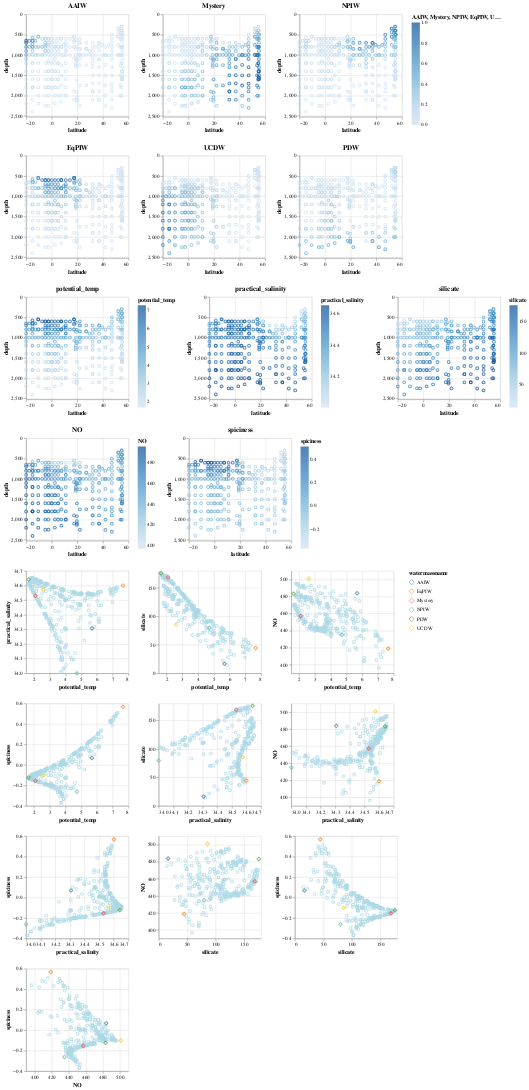

This figure's notebook cell:
### Code cell
import altair as alt
#Build an interactive visualization

CHART_WIDTH=200
CHART_HEIGHT=200
FONTSIZE=10
ROWSIZE=3

def nozero_xaxis(field_name):
  return alt.X(field_name, scale=alt.Scale(zero=False))


def nozero_yaxis(field_name, domain=None):
  if (domain is None):
    return alt.Y(field_name, scale=alt.Scale(zero=False))
  else:
    return alt.Y(field_name, scale=alt.Scale(zero=False, domain=domain))


def latdepth_scatterplot(basechart, selection,
                         property_name, altairdf):
    color = alt.condition(selection, property_name, alt.value('lightgray'))
    max_depth = np.max(altairdf["depth"])*1.05
    to_return = basechart.encode(
              nozero_xaxis("latitude"),
              nozero_yaxis("depth", domain=(max_depth,0))
           ).encode(color=color).properties(title=property_name)
    return to_return
           

def wrap_scatterplots(scatterplots, resolve_scale='shared'):
    hconcats = [
        alt.hconcat(*scatterplots[i:i+ROWSIZE]).resolve_scale(
            color=resolve_scale)
        for i in range(0,len(scatterplots), ROWSIZE)  
    ]
    return alt.vconcat(*hconcats)


def pp_scatterplot(obs_basechart, watermass_basechart,
                   property1, property2):
    return (obs_basechart.encode(nozero_xaxis(property1),
                                 nozero_yaxis(property2))
            + watermass_basechart.encode(nozero_xaxis(property1),
                                         nozero_yaxis(property2)))


def build_altair_viz(ompa_problem):
    altairdf = pd.DataFrame(ompa_problem.obs_df)
    watermass_names = []
    for water_mass_idx in range(ompa_problem.water_mass_fractions.shape[1]):
      watermass_name =\
        ompa_problem.watermass_df["watermassname"][water_mass_idx]
      watermass_names.append(watermass_name)
      altairdf[watermass_name] =\
          ompa_problem.water_mass_fractions[:,water_mass_idx]

    interval_selection = alt.selection_interval()
    tooltip_columns = (ompa_problem.params_to_use
                       + ["latitude", "longitude"]
                       + watermass_names)
    #make the linked property-property plots
    obs_basechart = alt.Chart(altairdf).mark_point().encode(
      tooltip=tooltip_columns,
      color=alt.condition(interval_selection,
                          alt.value("lightblue"),#"NPIW",
                          alt.value('lightgray'))
      ).add_selection(interval_selection).properties(
          width=CHART_WIDTH,
          height=CHART_HEIGHT)
    
    watermass_basechart =\
      alt.Chart(ompa_problem.watermass_df).mark_point(
          shape="diamond", size=50).encode(
              color="watermassname").properties(
                width=CHART_WIDTH,
                height=CHART_HEIGHT)

    #display a row that is the water mass fractions
    watermass_fraction_scatterplots = [
        latdepth_scatterplot(
            basechart=obs_basechart,
            selection=interval_selection,
            property_name=property_name,
            altairdf=altairdf)
        for property_name in watermass_names]

    the_pp_scatterplots = []
    for i in range(len(ompa_problem.params_to_use)):
        for j in range(i+1,len(ompa_problem.params_to_use)):
            the_pp_scatterplots.append(
                pp_scatterplot(
                    obs_basechart=obs_basechart,
                    watermass_basechart=watermass_basechart,
                    property1=ompa_problem.params_to_use[i],
                    property2=ompa_problem.params_to_use[j])
            )
    
    property_scatterplots = [
        latdepth_scatterplot(
            basechart=obs_basechart,
            selection=interval_selection,
            property_name=property_name,
            altairdf=altairdf)
        for property_name in ompa_problem.params_to_use]

    return alt.vconcat(
              wrap_scatterplots(watermass_fraction_scatterplots),
              wrap_scatterplots(property_scatterplots,
                                resolve_scale='independent'),
              wrap_scatterplots(the_pp_scatterplots))

build_altair_viz(ompa_setting_to_soln[
  ('inter_yesaaiw_yesmystery', None, 'weighting1')])

### Figure 1 — Vega-Lite specification as saved in the notebook (floating-point values rounded to 4 significant figures; data arrays with more than 128 entries replaced by an {"elided": "..."} marker saying what was removed)
{"config": {"view": {"continuousWidth": 400, "continuousHeight": 300}}, "vconcat": [{"vconcat": [{"hconcat": [{"mark": "point", "encoding": {"color": {"condition": {"type": "quantitative", "field": "AAIW", "selection": "selector040"}, "value": "lightgray"}, "tooltip": [{"type": "quantitative", "field": "potential_temp"}, {"type": "quantitative", "field": "practical_salinity"}, {"type": "quantitative", "field": "silicate"}, {"type": "quantitative", "field": "NO"}, {"type": "quantitative", "field": "spiciness"}, {"type": "quantitative", "field": "latitude"}, {"type": "quantitative", "field": "longitude"}, {"type": "quantitative", "field": "AAIW"}, {"type": "quantitative", "field": "Mystery"}, {"type": "quantitative", "field": "NPIW"}, {"type": "quantitative", "field": "EqPIW"}, {"type": "quantitative", "field": "UCDW"}, {"type": "quantitative", "field": "PDW"}], "x": {"type": "quantitative", "field": "latitude", "scale": {"zero": false}}, "y": {"type": "quantitative", "field": "depth", "scale": {"domain": [2521.0, 0], "zero": false}}}, "height": 200, "selection": {"selector040": {"type": "interval"}}, "title": "AAIW", "width": 200}, {"mark": "point", "encoding": {"color": {"condition": {"type": "quantitative", "field": "Mystery", "selection": "selector040"}, "value": "lightgray"}, "tooltip": [{"type": "quantitative", "field": "potential_temp"}, {"type": "quantitative", "field": "practical_salinity"}, {"type": "quantitative", "field": "silicate"}, {"type": "quantitative", "field": "NO"}, {"type": "quantitative", "field": "spiciness"}, {"type": "quantitative", "field": "latitude"}, {"type": "quantitative", "field": "longitude"}, {"type": "quantitative", "field": "AAIW"}, {"type": "quantitative", "field": "Mystery"}, {"type": "quantitative", "field": "NPIW"}, {"type": "quantitative", "field": "EqPIW"}, {"type": "quantitative", "field": "UCDW"}, {"type": "quantitative", "field": "PDW"}], "x": {"type": "quantitative", "field": "latitude", "scale": {"zero": false}}, "y": {"type": "quantitative", "field": "depth", "scale": {"domain": [2521.0, 0], "zero": false}}}, "height": 200, "selection": {"selector040": {"type": "interval"}}, "title": "Mystery", "width": 200}, {"mark": "point", "encoding": {"color": {"condition": {"type": "quantitative", "field": "NPIW", "selection": "selector040"}, "value": "lightgray"}, "tooltip": [{"type": "quantitative", "field": "potential_temp"}, {"type": "quantitative", "field": "practical_salinity"}, {"type": "quantitative", "field": "silicate"}, {"type": "quantitative", "field": "NO"}, {"type": "quantitative", "field": "spiciness"}, {"type": "quantitative", "field": "latitude"}, {"type": "quantitative", "field": "longitude"}, {"type": "quantitative", "field": "AAIW"}, {"type": "quantitative", "field": "Mystery"}, {"type": "quantitative", "field": "NPIW"}, {"type": "quantitative", "field": "EqPIW"}, {"type": "quantitative", "field": "UCDW"}, {"type": "quantitative", "field": "PDW"}], "x": {"type": "quantitative", "field": "latitude", "scale": {"zero": false}}, "y": {"type": "quantitative", "field": "depth", "scale": {"domain": [2521.0, 0], "zero": false}}}, "height": 200, "selection": {"selector040": {"type": "interval"}}, "title": "NPIW", "width": 200}], "resolve": {"scale": {"color": "shared"}}}, {"hconcat": [{"mark": "point", "encoding": {"color": {"condition": {"type": "quantitative", "field": "EqPIW", "selection": "selector040"}, "value": "lightgray"}, "tooltip": [{"type": "quantitative", "field": "potential_temp"}, {"type": "quantitative", "field": "practical_salinity"}, {"type": "quantitative", "field": "silicate"}, {"type": "quantitative", "field": "NO"}, {"type": "quantitative", "field": "spiciness"}, {"type": "quantitative", "field": "latitude"}, {"type": "quantitative", "field": "longitude"}, {"type": "quantitative", "field": "AAIW"}, {"type": "quantitative", "field": "Mystery"}, {"type": "quantitative", "field": "NPIW"}, {"type": "quantitative", "field": "EqPIW"}, {"type": "quantitative", "field": "UCDW"}, {"type": "quantitative", "field": "PDW"}], "x": {"type": "quantitative", "field": "latitude", "scale": {"zero": false}}, "y": {"type": "quantitative", "field": "depth", "scale": {"domain": [2521.0, 0], "zero": false}}}, "height": 200, "selection": {"selector040": {"type": "interval"}}, "title": "EqPIW", "width": 200}, {"mark": "point", "encoding": {"color": {"condition": {"type": "quantitative", "field": "UCDW", "selection": "selector040"}, "value": "lightgray"}, "tooltip": [{"type": "quantitative", "field": "potential_temp"}, {"type": "quantitative", "field": "practical_salinity"}, {"type": "quantitative", "field": "silicate"}, {"type": "quantitative", "field": "NO"}, {"type": "quantitative", "field": "spiciness"}, {"type": "quantitative", "field": "latitude"}, {"type": "quantitative", "field": "longitude"}, {"type": "quantitative", "field": "AAIW"}, {"type": "quantitative", "field": "Mystery"}, {"type": "quantitative", "field": "NPIW"}, {"type": "quantitative", "field": "EqPIW"}, {"type": "quantitative", "field": "UCDW"}, {"type": "quantitative", "field": "PDW"}], "x": {"type": "quantitative", "field": "latitude", "scale": {"zero": false}}, "y": {"type": "quantitative", "field": "depth", "scale": {"domain": [2521.0, 0], "zero": false}}}, "height": 200, "selection": {"selector040": {"type": "interval"}}, "title": "UCDW", "width": 200}, {"mark": "point", "encoding": {"color": {"condition": {"type": "quantitative", "field": "PDW", "selection": "selector040"}, "value": "lightgray"}, "tooltip": [{"type": "quantitative", "field": "potential_temp"}, {"type": "quantitative", "field": "practical_salinity"}, {"type": "quantitative", "field": "silicate"}, {"type": "quantitative", "field": "NO"}, {"type": "quantitative", "field": "spiciness"}, {"type": "quantitative", "field": "latitude"}, {"type": "quantitative", "field": "longitude"}, {"type": "quantitative", "field": "AAIW"}, {"type": "quantitative", "field": "Mystery"}, {"type": "quantitative", "field": "NPIW"}, {"type": "quantitative", "field": "EqPIW"}, {"type": "quantitative", "field": "UCDW"}, {"type": "quantitative", "field": "PDW"}], "x": {"type": "quantitative", "field": "latitude", "scale": {"zero": false}}, "y": {"type": "quantitative", "field": "depth", "scale": {"domain": [2521.0, 0], "zero": false}}}, "height": 200, "selection": {"selector040": {"type": "interval"}}, "title": "PDW", "width": 200}], "resolve": {"scale": {"color": "shared"}}}], "data": {"name": "data-748acd32279368725127ce5c0ea97196"}}, {"vconcat": [{"hconcat": [{"mark": "point", "encoding": {"color": {"condition": {"type": "quantitative", "field": "potential_temp", "selection": "selector040"}, "value": "lightgray"}, "tooltip": [{"type": "quantitative", "field": "potential_temp"}, {"type": "quantitative", "field": "practical_salinity"}, {"type": "quantitative", "field": "silicate"}, {"type": "quantitative", "field": "NO"}, {"type": "quantitative", "field": "spiciness"}, {"type": "quantitative", "field": "latitude"}, {"type": "quantitative", "field": "longitude"}, {"type": "quantitative", "field": "AAIW"}, {"type": "quantitative", "field": "Mystery"}, {"type": "quantitative", "field": "NPIW"}, {"type": "quantitative", "field": "EqPIW"}, {"type": "quantitative", "field": "UCDW"}, {"type": "quantitative", "field": "PDW"}], "x": {"type": "quantitative", "field": "latitude", "scale": {"zero": false}}, "y": {"type": "quantitative", "field": "depth", "scale": {"domain": [2521.0, 0], "zero": false}}}, "height": 200, "selection": {"selector040": {"type": "interval"}}, "title": "potential_temp", "width": 200}, {"mark": "point", "encoding": {"color": {"condition": {"type": "quantitative", "field": "practical_salinity", "selection": "selector040"}, "value": "lightgray"}, "tooltip": [{"type": "quantitative", "field": "potential_temp"}, {"type": "quantitative", "field": "practical_salinity"}, {"type": "quantitative", "field": "silicate"}, {"type": "quantitative", "field": "NO"}, {"type": "quantitative", "field": "spiciness"}, {"type": "quantitative", "field": "latitude"}, {"type": "quantitative", "field": "longitude"}, {"type": "quantitative", "field": "AAIW"}, {"type": "quantitative", "field": "Mystery"}, {"type": "quantitative", "field": "NPIW"}, {"type": "quantitative", "field": "EqPIW"}, {"type": "quantitative", "field": "UCDW"}, {"type": "quantitative", "field": "PDW"}], "x": {"type": "quantitative", "field": "latitude", "scale": {"zero": false}}, "y": {"type": "quantitative", "field": "depth", "scale": {"domain": [2521.0, 0], "zero": false}}}, "height": 200, "selection": {"selector040": {"type": "interval"}}, "title": "practical_salinity", "width": 200}, {"mark": "point", "encoding": {"color": {"condition": {"type": "quantitative", "field": "silicate", "selection": "selector040"}, "value": "lightgray"}, "tooltip": [{"type": "quantitative", "field": "potential_temp"}, {"type": "quantitative", "field": "practical_salinity"}, {"type": "quantitative", "field": "silicate"}, {"type": "quantitative", "field": "NO"}, {"type": "quantitative", "field": "spiciness"}, {"type": "quantitative", "field": "latitude"}, {"type": "quantitative", "field": "longitude"}, {"type": "quantitative", "field": "AAIW"}, {"type": "quantitative", "field": "Mystery"}, {"type": "quantitative", "field": "NPIW"}, {"type": "quantitative", "field": "EqPIW"}, {"type": "quantitative", "field": "UCDW"}, {"type": "quantitative", "field": "PDW"}], "x": {"type": "quantitative", "field": "latitude", "scale": {"zero": false}}, "y": {"type": "quantitative", "field": "depth", "scale": {"domain": [2521.0, 0], "zero": false}}}, "height": 200, "selection": {"selector040": {"type": "interval"}}, "title": "silicate", "width": 200}], "resolve": {"scale": {"color": "independent"}}}, {"hconcat": [{"mark": "point", "encoding": {"color": {"condition": {"type": "quantitative", "field": "NO", "selection": "selector040"}, "value": "lightgray"}, "tooltip": [{"type": "quantitative", "field": "potential_temp"}, {"type": "quantitative", "field": "practical_salinity"}, {"type": "quantitative", "field": "silicate"}, {"type": "quantitative", "field": "NO"}, {"type": "quantitative", "field": "spiciness"}, {"type": "quantitative", "field": "latitude"}, {"type": "quantitative", "field": "longitude"}, {"type": "quantitative", "field": "AAIW"}, {"type": "quantitative", "field": "Mystery"}, {"type": "quantitative", "field": "NPIW"}, {"type": "quantitative", "field": "EqPIW"}, {"type": "quantitative", "field": "UCDW"}, {"type": "quantitative", "field": "PDW"}], "x": {"type": "quantitative", "field": "latitude", "scale": {"zero": false}}, "y": {"type": "quantitative", "field": "depth", "scale": {"domain": [2521.0, 0], "zero": false}}}, "height": 200, "selection": {"selector040": {"type": "interval"}}, "title": "NO", "width": 200}, {"mark": "point", "encoding": {"color": {"condition": {"type": "quantitative", "field": "spiciness", "selection": "selector040"}, "value": "lightgray"}, "tooltip": [{"type": "quantitative", "field": "potential_temp"}, {"type": "quantitative", "field": "practical_salinity"}, {"type": "quantitative", "field": "silicate"}, {"type": "quantitative", "field": "NO"}, {"type": "quantitative", "field": "spiciness"}, {"type": "quantitative", "field": "latitude"}, {"type": "quantitative", "field": "longitude"}, {"type": "quantitative", "field": "AAIW"}, {"type": "quantitative", "field": "Mystery"}, {"type": "quantitative", "field": "NPIW"}, {"type": "quantitative", "field": "EqPIW"}, {"type": "quantitative", "field": "UCDW"}, {"type": "quantitative", "field": "PDW"}], "x": {"type": "quantitative", "field": "latitude", "scale": {"zero": false}}, "y": {"type": "quantitative", "field": "depth", "scale": {"domain": [2521.0, 0], "zero": false}}}, "height": 200, "selection": {"selector040": {"type": "interval"}}, "title": "spiciness", "width": 200}], "resolve": {"scale": {"color": "independent"}}}], "data": {"name": "data-748acd32279368725127ce5c0ea97196"}}, {"vconcat": [{"hconcat": [{"layer": [{"data": {"name": "data-748acd32279368725127ce5c0ea97196"}, "mark": "point", "encoding": {"color": {"condition": {"value": "lightblue", "selection": "selector040"}, "value": "lightgray"}, "tooltip": [{"type": "quantitative", "field": "potential_temp"}, {"type": "quantitative", "field": "practical_salinity"}, {"type": "quantitative", "field": "silicate"}, {"type": "quantitative", "field": "NO"}, {"type": "quantitative", "field": "spiciness"}, {"type": "quantitative", "field": "latitude"}, {"type": "quantitative", "field": "longitude"}, {"type": "quantitative", "field": "AAIW"}, {"type": "quantitative", "field": "Mystery"}, {"type": "quantitative", "field": "NPIW"}, {"type": "quantitative", "field": "EqPIW"}, {"type": "quantitative", "field": "UCDW"}, {"type": "quantitative", "field": "PDW"}], "x": {"type": "quantitative", "field": "potential_temp", "scale": {"zero": false}}, "y": {"type": "quantitative", "field": "practical_salinity", "scale": {"zero": false}}}, "height": 200, "selection": {"selector040": {"type": "interval"}}, "width": 200}, {"data": {"name": "data-527ca1b5d9c5c207967c766f6384d32b"}, "mark": {"type": "point", "shape": "diamond", "size": 50}, "encoding": {"color": {"type": "nominal", "field": "watermassname"}, "x": {"type": "quantitative", "field": "potential_temp", "scale": {"zero": false}}, "y": {"type": "quantitative", "field": "practical_salinity", "scale": {"zero": false}}}, "height": 200, "width": 200}]}, {"layer": [{"data": {"name": "data-748acd32279368725127ce5c0ea97196"}, "mark": "point", "encoding": {"color": {"condition": {"value": "lightblue", "selection": "selector040"}, "value": "lightgray"}, "tooltip": [{"type": "quantitative", "field": "potential_temp"}, {"type": "quantitative", "field": "practical_salinity"}, {"type": "quantitative", "field": "silicate"}, {"type": "quantitative", "field": "NO"}, {"type": "quantitative", "field": "spiciness"}, {"type": "quantitative", "field": "latitude"}, {"type": "quantitative", "field": "longitude"}, {"type": "quantitative", "field": "AAIW"}, {"type": "quantitative", "field": "Mystery"}, {"type": "quantitative", "field": "NPIW"}, {"type": "quantitative", "field": "EqPIW"}, {"type": "quantitative", "field": "UCDW"}, {"type": "quantitative", "field": "PDW"}], "x": {"type": "quantitative", "field": "potential_temp", "scale": {"zero": false}}, "y": {"type": "quantitative", "field": "silicate", "scale": {"zero": false}}}, "height": 200, "selection": {"selector040": {"type": "interval"}}, "width": 200}, {"data": {"name": "data-527ca1b5d9c5c207967c766f6384d32b"}, "mark": {"type": "point", "shape": "diamond", "size": 50}, "encoding": {"color": {"type": "nominal", "field": "watermassname"}, "x": {"type": "quantitative", "field": "potential_temp", "scale": {"zero": false}}, "y": {"type": "quantitative", "field": "silicate", "scale": {"zero": false}}}, "height": 200, "width": 200}]}, {"layer": [{"data": {"name": "data-748acd32279368725127ce5c0ea97196"}, "mark": "point", "encoding": {"color": {"condition": {"value": "lightblue", "selection": "selector040"}, "value": "lightgray"}, "tooltip": [{"type": "quantitative", "field": "potential_temp"}, {"type": "quantitative", "field": "practical_salinity"}, {"type": "quantitative", "field": "silicate"}, {"type": "quantitative", "field": "NO"}, {"type": "quantitative", "field": "spiciness"}, {"type": "quantitative", "field": "latitude"}, {"type": "quantitative", "field": "longitude"}, {"type": "quantitative", "field": "AAIW"}, {"type": "quantitative", "field": "Mystery"}, {"type": "quantitative", "field": "NPIW"}, {"type": "quantitative", "field": "EqPIW"}, {"type": "quantitative", "field": "UCDW"}, {"type": "quantitative", "field": "PDW"}], "x": {"type": "quantitative", "field": "potential_temp", "scale": {"zero": false}}, "y": {"type": "quantitative", "field": "NO", "scale": {"zero": false}}}, "height": 200, "selection": {"selector040": {"type": "interval"}}, "width": 200}, {"data": {"name": "data-527ca1b5d9c5c207967c766f6384d32b"}, "mark": {"type": "point", "shape": "diamond", "size": 50}, "encoding": {"color": {"type": "nominal", "field": "watermassname"}, "x": {"type": "quantitative", "field": "potential_temp", "scale": {"zero": false}}, "y": {"type": "quantitative", "field": "NO", "scale": {"zero": false}}}, "height": 200, "width": 200}]}], "resolve": {"scale": {"color": "shared"}}}, {"hconcat": [{"layer": [{"data": {"name": "data-748acd32279368725127ce5c0ea97196"}, "mark": "point", "encoding": {"color": {"condition": {"value": "lightblue", "selection": "selector040"}, "value": "lightgray"}, "tooltip": [{"type": "quantitative", "field": "potential_temp"}, {"type": "quantitative", "field": "practical_salinity"}, {"type": "quantitative", "field": "silicate"}, {"type": "quantitative", "field": "NO"}, {"type": "quantitative", "field": "spiciness"}, {"type": "quantitative", "field": "latitude"}, {"type": "quantitative", "field": "longitude"}, {"type": "quantitative", "field": "AAIW"}, {"type": "quantitative", "field": "Mystery"}, {"type": "quantitative", "field": "NPIW"}, {"type": "quantitative", "field": "EqPIW"}, {"type": "quantitative", "field": "UCDW"}, {"type": "quantitative", "field": "PDW"}], "x": {"type": "quantitative", "field": "potential_temp", "scale": {"zero": false}}, "y": {"type": "quantitative", "field": "spiciness", "scale": {"zero": false}}}, "height": 200, "selection": {"selector040": {"type": "interval"}}, "width": 200}, {"data": {"name": "data-527ca1b5d9c5c207967c766f6384d32b"}, "mark": {"type": "point", "shape": "diamond", "size": 50}, "encoding": {"color": {"type": "nominal", "field": "watermassname"}, "x": {"type": "quantitative", "field": "potential_temp", "scale": {"zero": false}}, "y": {"type": "quantitative", "field": "spiciness", "scale": {"zero": false}}}, "height": 200, "width": 200}]}, {"layer": [{"data": {"name": "data-748acd32279368725127ce5c0ea97196"}, "mark": "point", "encoding": {"color": {"condition": {"value": "lightblue", "selection": "selector040"}, "value": "lightgray"}, "tooltip": [{"type": "quantitative", "field": "potential_temp"}, {"type": "quantitative", "field": "practical_salinity"}, {"type": "quantitative", "field": "silicate"}, {"type": "quantitative", "field": "NO"}, {"type": "quantitative", "field": "spiciness"}, {"type": "quantitative", "field": "latitude"}, {"type": "quantitative", "field": "longitude"}, {"type": "quantitative", "field": "AAIW"}, {"type": "quantitative", "field": "Mystery"}, {"type": "quantitative", "field": "NPIW"}, {"type": "quantitative", "field": "EqPIW"}, {"type": "quantitative", "field": "UCDW"}, {"type": "quantitative", "field": "PDW"}], "x": {"type": "quantitative", "field": "practical_salinity", "scale": {"zero": false}}, "y": {"type": "quantitative", "field": "silicate", "scale": {"zero": false}}}, "height": 200, "selection": {"selector040": {"type": "interval"}}, "width": 200}, {"data": {"name": "data-527ca1b5d9c5c207967c766f6384d32b"}, "mark": {"type": "point", "shape": "diamond", "size": 50}, "encoding": {"color": {"type": "nominal", "field": "watermassname"}, "x": {"type": "quantitative", "field": "practical_salinity", "scale": {"zero": false}}, "y": {"type": "quantitative", "field": "silicate", "scale": {"zero": false}}}, "height": 200, "width": 200}]}, {"layer": [{"data": {"name": "data-748acd32279368725127ce5c0ea97196"}, "mark": "point", "encoding": {"color": {"condition": {"value": "lightblue", "selection": "selector040"}, "value": "lightgray"}, "tooltip": [{"type": "quantitative", "field": "potential_temp"}, {"type": "quantitative", "field": "practical_salinity"}, {"type": "quantitative", "field": "silicate"}, {"type": "quantitative", "field": "NO"}, {"type": "quantitative", "field": "spiciness"}, {"type": "quantitative", "field": "latitude"}, {"type": "quantitative", "field": "longitude"}, {"type": "quantitative", "field": "AAIW"}, {"type": "quantitative", "field": "Mystery"}, {"type": "quantitative", "field": "NPIW"}, {"type": "quantitative", "field": "EqPIW"}, {"type": "quantitative", "field": "UCDW"}, {"type": "quantitative", "field": "PDW"}], "x": {"type": "quantitative", "field": "practical_salinity", "scale": {"zero": false}}, "y": {"type": "quantitative", "field": "NO", "scale": {"zero": false}}}, "height": 200, "selection": {"selector040": {"type": "interval"}}, "width": 200}, {"data": {"name": "data-527ca1b5d9c5c207967c766f6384d32b"}, "mark": {"type": "point", "shape": "diamond", "size": 50}, "encoding": {"color": {"type": "nominal", "field": "watermassname"}, "x": {"type": "quantitative", "field": "practical_salinity", "scale": {"zero": false}}, "y": {"type": "quantitative", "field": "NO", "scale": {"zero": false}}}, "height": 200, "width": 200}]}], "resolve": {"scale": {"color": "shared"}}}, {"hconcat": [{"layer": [{"data": {"name": "data-748acd32279368725127ce5c0ea97196"}, "mark": "point", "encoding": {"color": {"condition": {"value": "lightblue", "selection": "selector040"}, "value": "lightgray"}, "tooltip": [{"type": "quantitative", "field": "potential_temp"}, {"type": "quantitative", "field": "practical_salinity"}, {"type": "quantitative", "field": "silicate"}, {"type": "quantitative", "field": "NO"}, {"type": "quantitative", "field": "spiciness"}, {"type": "quantitative", "field": "latitude"}, {"type": "quantitative", "field": "longitude"}, {"type": "quantitative", "field": "AAIW"}, {"type": "quantitative", "field": "Mystery"}, {"type": "quantitative", "field": "NPIW"}, {"type": "quantitative", "field": "EqPIW"}, {"type": "quantitative", "field": "UCDW"}, {"type": "quantitative", "field": "PDW"}], "x": {"type": "quantitative", "field": "practical_salinity", "scale": {"zero": false}}, "y": {"type": "quantitative", "field": "spiciness", "scale": {"zero": false}}}, "height": 200, "selection": {"selector040": {"type": "interval"}}, "width": 200}, {"data": {"name": "data-527ca1b5d9c5c207967c766f6384d32b"}, "mark": {"type": "point", "shape": "diamond", "size": 50}, "encoding": {"color": {"type": "nominal", "field": "watermassname"}, "x": {"type": "quantitative", "field": "practical_salinity", "scale": {"zero": false}}, "y": {"type": "quantitative", "field": "spiciness", "scale": {"zero": false}}}, "height": 200, "width": 200}]}, {"layer": [{"data": {"name": "data-748acd32279368725127ce5c0ea97196"}, "mark": "point", "encoding": {"color": {"condition": {"value": "lightblue", "selection": "selector040"}, "value": "lightgray"}, "tooltip": [{"type": "quantitative", "field": "potential_temp"}, {"type": "quantitative", "field": "practical_salinity"}, {"type": "quantitative", "field": "silicate"}, {"type": "quantitative", "field": "NO"}, {"type": "quantitative", "field": "spiciness"}, {"type": "quantitative", "field": "latitude"}, {"type": "quantitative", "field": "longitude"}, {"type": "quantitative", "field": "AAIW"}, {"type": "quantitative", "field": "Mystery"}, {"type": "quantitative", "field": "NPIW"}, {"type": "quantitative", "field": "EqPIW"}, {"type": "quantitative", "field": "UCDW"}, {"type": "quantitative", "field": "PDW"}], "x": {"type": "quantitative", "field": "silicate", "scale": {"zero": false}}, "y": {"type": "quantitative", "field": "NO", "scale": {"zero": false}}}, "height": 200, "selection": {"selector040": {"type": "interval"}}, "width": 200}, {"data": {"name": "data-527ca1b5d9c5c207967c766f6384d32b"}, "mark": {"type": "point", "shape": "diamond", "size": 50}, "encoding": {"color": {"type": "nominal", "field": "watermassname"}, "x": {"type": "quantitative", "field": "silicate", "scale": {"zero": false}}, "y": {"type": "quantitative", "field": "NO", "scale": {"zero": false}}}, "height": 200, "width": 200}]}, {"layer": [{"data": {"name": "data-748acd32279368725127ce5c0ea97196"}, "mark": "point", "encoding": {"color": {"condition": {"value": "lightblue", "selection": "selector040"}, "value": "lightgray"}, "tooltip": [{"type": "quantitative", "field": "potential_temp"}, {"type": "quantitative", "field": "practical_salinity"}, {"type": "quantitative", "field": "silicate"}, {"type": "quantitative", "field": "NO"}, {"type": "quantitative", "field": "spiciness"}, {"type": "quantitative", "field": "latitude"}, {"type": "quantitative", "field": "longitude"}, {"type": "quantitative", "field": "AAIW"}, {"type": "quantitative", "field": "Mystery"}, {"type": "quantitative", "field": "NPIW"}, {"type": "quantitative", "field": "EqPIW"}, {"type": "quantitative", "field": "UCDW"}, {"type": "quantitative", "field": "PDW"}], "x": {"type": "quantitative", "field": "silicate", "scale": {"zero": false}}, "y": {"type": "quantitative", "field": "spiciness", "scale": {"zero": false}}}, "height": 200, "selection": {"selector040": {"type": "interval"}}, "width": 200}, {"data": {"name": "data-527ca1b5d9c5c207967c766f6384d32b"}, "mark": {"type": "point", "shape": "diamond", "size": 50}, "encoding": {"color": {"type": "nominal", "field": "watermassname"}, "x": {"type": "quantitative", "field": "silicate", "scale": {"zero": false}}, "y": {"type": "quantitative", "field": "spiciness", "scale": {"zero": false}}}, "height": 200, "width": 200}]}], "resolve": {"scale": {"color": "shared"}}}, {"hconcat": [{"layer": [{"data": {"name": "data-748acd32279368725127ce5c0ea97196"}, "mark": "point", "encoding": {"color": {"condition": {"value": "lightblue", "selection": "selector040"}, "value": "lightgray"}, "tooltip": [{"type": "quantitative", "field": "potential_temp"}, {"type": "quantitative", "field": "practical_salinity"}, {"type": "quantitative", "field": "silicate"}, {"type": "quantitative", "field": "NO"}, {"type": "quantitative", "field": "spiciness"}, {"type": "quantitative", "field": "latitude"}, {"type": "quantitative", "field": "longitude"}, {"type": "quantitative", "field": "AAIW"}, {"type": "quantitative", "field": "Mystery"}, {"type": "quantitative", "field": "NPIW"}, {"type": "quantitative", "field": "EqPIW"}, {"type": "quantitative", "field": "UCDW"}, {"type": "quantitative", "field": "PDW"}], "x": {"type": "quantitative", "field": "NO", "scale": {"zero": false}}, "y": {"type": "quantitative", "field": "spiciness", "scale": {"zero": false}}}, "height": 200, "selection": {"selector040": {"type": "interval"}}, "width": 200}, {"data": {"name": "data-527ca1b5d9c5c207967c766f6384d32b"}, "mark": {"type": "point", "shape": "diamond", "size": 50}, "encoding": {"color": {"type": "nominal", "field": "watermassname"}, "x": {"type": "quantitative", "field": "NO", "scale": {"zero": false}}, "y": {"type": "quantitative", "field": "spiciness", "scale": {"zero": false}}}, "height": 200, "width": 200}]}], "resolve": {"scale": {"color": "shared"}}}]}], "$schema": "https://vega.github.io/schema/vega-lite/v4.8.1.json", "datasets": {"data-748acd32279368725127ce5c0ea97196": {"elided": "300 records"}, "data-527ca1b5d9c5c207967c766f6384d32b": [{"watermassname": "AAIW", "potential_temp": 5.68, "practical_salinity": 34.31, "oxygen": 237.0, "phosphate": 1.77, "silicate": 16.6, "nitrate": 25.5, "spiciness": 0.068, "PV": 8.886e-11, "PO": 511.4, "NO": 483.8, "SiO": 486.0, "mass": 1}, {"watermassname": "Mystery", "potential_temp": 2.09, "practical_salinity": 34.53, "oxygen": 36.1, "phosphate": 3.03, "silicate": 168.9, "nitrate": 43.5, "spiciness": -0.154, "PV": 2.695e-11, "PO": 505.8, "NO": 457.2, "SiO": 2569.0, "mass": 1}, {"watermassname": "NPIW", "potential_temp": 4.72, "practical_salinity": 34.0, "oxygen": 81.8, "phosphate": 2.64, "silicate": 79.87, "nitrate": 36.48, "spiciness": -0.262, "PV": 1.303e-10, "PO": 491.0, "NO": 434.9, "SiO": 1280.0, "mass": 1}, {"watermassname": "EqPIW", "potential_temp": 7.65, "practical_salinity": 34.6, "oxygen": 48.5, "phosphate": 2.71, "silicate": 44.53, "nitrate": 38.26, "spiciness": 0.568, "PV": 1e-14, "PO": 468.6, "NO": 418.9, "SiO": 716.5, "mass": 1}, {"watermassname": "UCDW", "potential_temp": 2.6, "practical_salinity": 34.58, "oxygen": 168.0, "phosphate": 2.4, "silicate": 85.7, "nitrate": 34.4, "spiciness": -0.1, "PV": 3.749e-11, "PO": 540.0, "NO": 501.0, "SiO": 1454.0, "mass": 1}, {"watermassname": "PDW", "potential_temp": 1.65, "practical_salinity": 34.64, "oxygen": 95.0, "phosphate": 2.77, "silicate": 175.9, "nitrate": 40.1, "spiciness": -0.123, "PV": 1.043e-11, "PO": 524.4, "NO": 483.2, "SiO": 2734.0, "mass": 1}]}}
